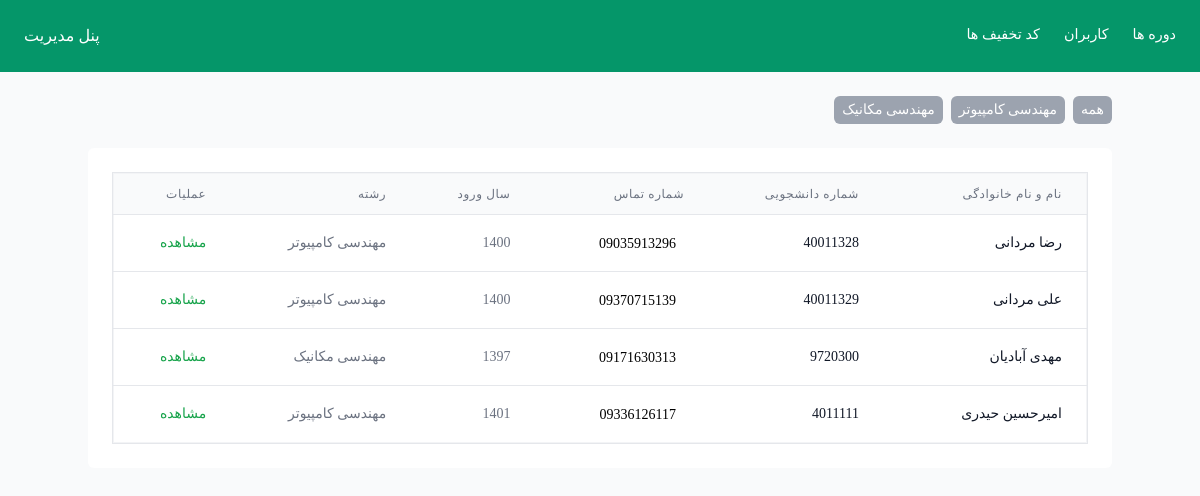
The page /manage/users (signed in) on the database its author committed.
### accounts_module/models.py (models this page shows, shortened)
class Field(models.Model):
    title = models.CharField(max_length=255, null=True, verbose_name="رشته تحصیلی")
    slug = models.CharField(max_length=255, null=True, verbose_name="لینک")
    is_active = models.BooleanField(default=False, null=True, verbose_name="فعال/غیرفعال")
    def __str__(self):
        return self.title
    class Meta:
        verbose_name = "رشته"
        verbose_name_plural = "رشته ها"

class User(AbstractUser):
    student_code = models.CharField(max_length=255, unique=True, null=True, verbose_name="شماره دانشجویی")
    phone_number = models.CharField(max_length=11, unique=True, null=True, verbose_name="شماره تلفن")
    entering_year = models.CharField(max_length=4, null=True, verbose_name="سال ورود")
    field_of_study = models.ForeignKey(Field, on_delete=models.CASCADE, null=True, verbose_name="رشته تحصیلی")
    class Meta:
        verbose_name = "کاربر"
        verbose_name_plural = "کاربران"

### manage_module/views.py (the view)
# urls.py: path('users', views.ManageUser.as_view(), name='users'),
class ManageUser(View):
    def get(self, request):
        if request.user.is_authenticated:
            if request.user.is_superuser:
                users = User.objects.all()
                fields = Field.objects.all()
                return render(request, 'module/users.html', {'users': users, 'fields': fields})
        return HttpResponse("ظاهرا گم شدید")

### manage_module/templates/module/users.html (shortened to what this page needs)
{% extends 'partial/admin.html' %}
{% load jformat %}
{% block content %}
    <div class="container mx-auto flex my-6 gap-x-2">
        <a href="{% url 'manage:users' %}" class="bg-gray-400 text-white px-2 py-1 rounded-md text-sm">همه</a>
        {% for item in fields %}
            <a href="{% url 'manage:user_info_field' item.slug %}"
               class="bg-gray-400 text-white px-2 py-1 rounded-md text-sm">{{ item.title }}</a>
        {% endfor %}
    </div>
    <section class="bg-white my-2 rounded-md mx-auto container p-6">
        <div class="flex flex-col">
            <div class="-m-1.5 overflow-x-auto">
                <div class="p-1.5 min-w-full inline-block align-middle">
                    <div class="border overflow-hidden dark:border-gray-700">
                        <table class="min-w-full divide-y divide-gray-200 overflow-x-auto border border-gray-100">
                            <thead class="bg-gray-50">
                            <tr>
                                <th scope="col"
                                    class="px-6 py-3 text-right text-xs font-medium text-gray-500 uppercase tracking-wider">
                                    نام و نام خانوادگی
                                </th>
                                <th scope="col"
                                    class="px-6 py-3 text-right text-xs font-medium text-gray-500 uppercase tracking-wider">
                                    شماره دانشجویی
                                </th>
                                <th scope="col"
                                    class="px-6 py-3 text-right text-xs font-medium text-gray-500 uppercase tracking-wider">
                                    شماره تماس
                                </th>
                                <th scope="col"
                                    class="px-6 py-3 text-right text-xs font-medium text-gray-500 uppercase tracking-wider">
                                    سال ورود
                                </th>
                                <th scope="col"
                                    class="px-6 py-3 text-right text-xs font-medium text-gray-500 uppercase tracking-wider">
                                    رشته
                                </th>
                                <th scope="col"
                                    class="px-6 py-3 text-right text-xs font-medium text-gray-500 uppercase tracking-wider">
                                    عملیات
                                </th>
                            </tr>
                            </thead>
                            <tbody class="bg-white divide-y divide-gray-200">
                            {% for user in users %}
                                <tr>
                                    <td class="px-6 py-4 whitespace-nowrap">
                                        <div class="flex items-center gap-x-2">
                                            <div class="ml-4">
                                                <div class="text-sm font-medium text-gray-900">{{ user.first_name }} {{ user.last_name }}</div>
                                            </div>
                                        </div>
                                    </td>
                                    <td class="px-6 py-4 whitespace-nowrap">
                                        <div class="text-sm text-gray-900">{{ user.student_code }}</div>
                                    </td>
                                    <td class="px-6 py-4 whitespace-nowrap">
                                        <span class="px-2 inline-flex text-sm leading-5 rounded-full">{{ user.phone_number }}</span>
                                    </td>
                                    <td class="px-6 py-4 whitespace-nowrap text-sm text-gray-500">{{ user.entering_year }}</td>
                                    <td class="px-6 py-4 whitespace-nowrap text-sm text-gray-500">{{ user.field_of_study }}</td>
                                    <td class="px-6 py-4 whitespace-nowrap text-sm font-medium">
                                        <a href="{% url 'manage:user' user.id %}"
                                           class="text-green-600 hover:text-green-900">مشاهده</a>
                                    </td>
                                </tr>
                            {% endfor %}
                            </tbody>
                        </table>
                    </div>
                </div>
            </div>
        </div>
    </section>
{% endblock %}

### rows shown on the page
Field: title "مهندسی کامپیوتر"
Field: title "مهندسی مکانیک"
User: first_name "رضا", last_name "مردانی", student_code "40011328", phone_number "09035913296", entering_year "1400", field_of_study "مهندسی کامپیوتر"
User: first_name "علی", last_name "مردانی", student_code "40011329", phone_number "09370715139", entering_year "1400", field_of_study "مهندسی کامپیوتر"
User: first_name "مهدی", last_name "آبادیان", student_code "9720300", phone_number "09171630313", entering_year "1397", field_of_study "مهندسی مکانیک"
User: first_name "امیرحسین", last_name "حیدری", student_code "4011111", phone_number "09336126117", entering_year "1401", field_of_study "مهندسی کامپیوتر"
